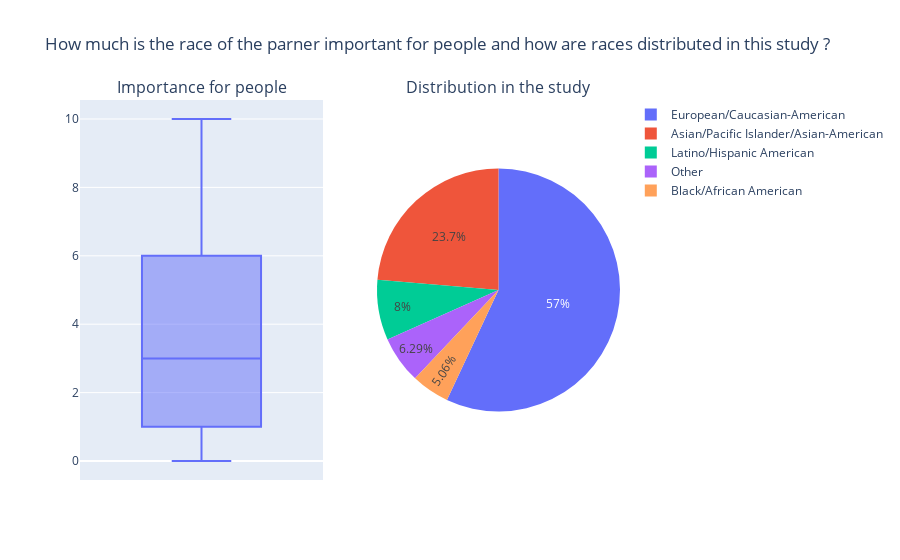

Write notebook code for a chart like this one.
### Markdown cell above
A lot of fields are represented (259 fields of study), so we group them by field code (18 in total) with the variable field_cd. Here, we can see that fields are not represented equally at all, neither evenly between males and female. We can see that business field is the most represented and it has ~4x more males than females. Then, sciences and engineering field are the most represented fields, but again, there is much more men in engineering than women. Fields with more women than males are social science, psycology, history/philosophy, medical sciences, art. There is still progress to be made... !

### Code cell
specs = [[{'type': 'xy'}, {'type': 'domain'}]]
fig = make_subplots(rows=1, cols=2, specs=specs, subplot_titles=['Importance for people','Distribution in the study'])
fig1 = px.box(tinder_non_numeric, y='imprace')
fig2 = px.pie(tinder_non_numeric, names='race')
fig.add_trace(fig1.data[0], row=1, col=1)
fig.add_trace(fig2.data[0], row=1, col=2)
fig.update_layout(title_text="How much is the race of the parner important for people and how are races distributed in this study ?")
fig.show()

### Figure 1 — Plotly figure (JSON) as saved in the notebook; plotly's stock layout.template omitted (floating-point values rounded to 4 significant figures; data arrays with more than 128 entries replaced by an {"elided": "..."} marker saying what was removed)
{"data": [{"alignmentgroup": "True", "hovertemplate": "imprace=%{y}<extra></extra>", "legendgroup": "", "marker": {"color": "#636efa"}, "name": "", "notched": false, "offsetgroup": "", "orientation": "v", "showlegend": false, "type": "box", "x0": " ", "xaxis": "x", "y": {"elided": "8296 int values"}, "y0": " ", "yaxis": "y"}, {"domain": {"x": [0.55, 1], "y": [0, 1]}, "hovertemplate": "race=%{label}<extra></extra>", "labels": {"elided": "8296 str values"}, "legendgroup": "", "name": "", "showlegend": true, "type": "pie"}], "layout": {"annotations": [{"font": {"size": 16}, "showarrow": false, "text": "Importance for people", "x": 0.225, "xanchor": "center", "xref": "paper", "y": 1, "yanchor": "bottom", "yref": "paper"}, {"font": {"size": 16}, "showarrow": false, "text": "Distribution in the study", "x": 0.775, "xanchor": "center", "xref": "paper", "y": 1, "yanchor": "bottom", "yref": "paper"}], "title": {"text": "How much is the race of the parner important for people and how are races distributed in this study ?"}, "xaxis": {"anchor": "y", "domain": [0, 0.45]}, "yaxis": {"anchor": "x", "domain": [0, 1]}}}
